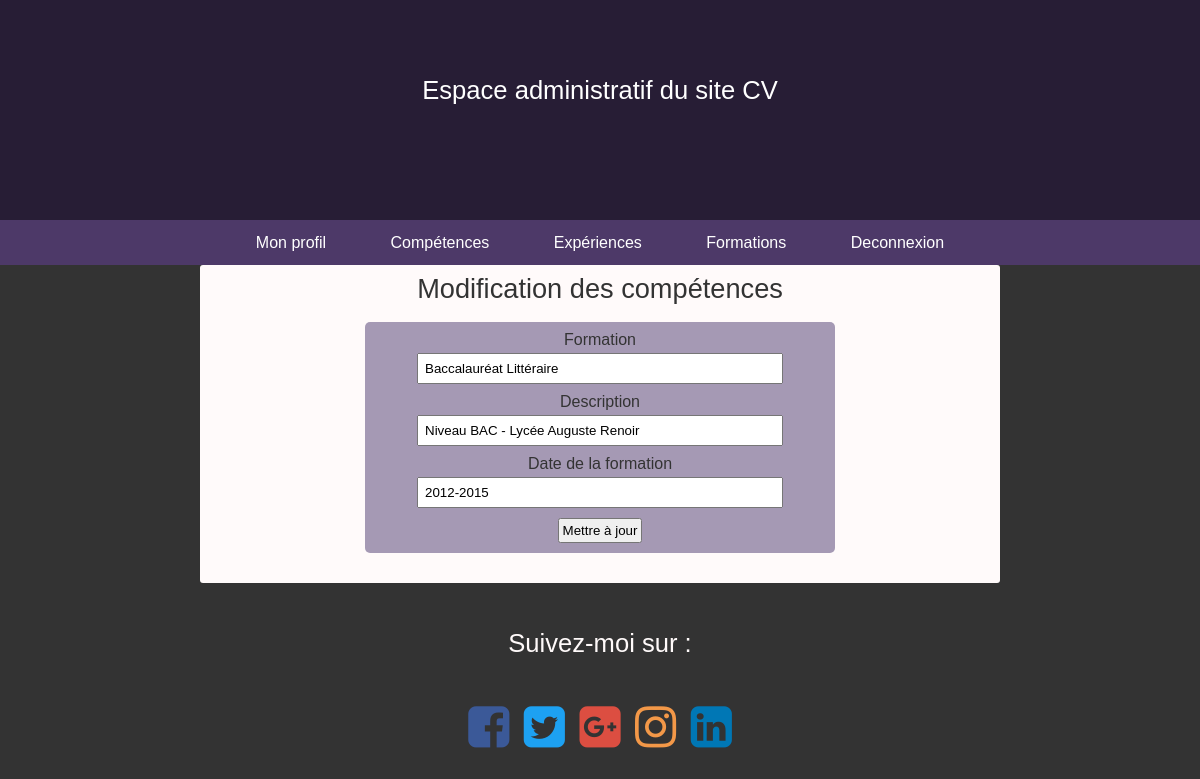
/modifier_f.php?id_formation=1 (signed in), run on the app's committed database.
### tables this page shows
CREATE TABLE `formation` (
  `id_formation` int(11) NOT NULL,
  `formation` varchar(255) NOT NULL,
  `description` varchar(255) NOT NULL,
  `dates_formation` varchar(255) NOT NULL,
  `lieu` varchar(255) NOT NULL
);

### modifier_f.php (the view, shortened to what this page needs)
<?php session_start(); require_once('inc/connexion.php') ?>
<?php
	$id_formation = $_GET['id_formation'];
?>
<?php require_once('inc/haut.inc.php') ?>
	<?php
		$query = $bdd -> query("SELECT * FROM formation WHERE id_formation = '$id_formation' ");
		$ligne_c = $query -> fetch();
	?>
<h1>Modification des compétences</h1>
<form id="formulaire" method="post">
		<label>Formation</label><br>
		<input class="formation" type="text" name="formation" placeholder="Insérer une formation..." value="<?= $ligne_c['formation'] ?>"><br>
		<label>Description</label><br>
		<input class="description" type="text" name="description" value="<?= $ligne_c['description'] ?>"><br>
		<label>Date de la formation</label><br>
		<input class="dates_formation" type="text" name="dates_formation" value="<?= $ligne_c['dates_formation'] ?>"><br>
		<input class="submit" type="submit" value="Mettre à jour">
</form>
<?php require_once('inc/bas.inc.php') ?>

### css/style.css (style rules this page uses)
html, body, div, span, applet, object, iframe, h1, h2, h3, h4, h5, h6, p, blockquote, pre, a, abbr, acronym, address, big, cite, code, del, dfn, em, img, ins, kbd, q, s, samp, small, strike, strong, sub, sup, tt, var, b, u, i, center, dl, dt, dd, ol, ul, li, fieldset, form, label, legend, table, caption, tbody, tfoot, thead, tr, th, td, article, aside, canvas, details, embed, figure, figcaption, footer, header, hgroup, menu, nav, output, ruby, section, summary, time, mark, audio, video { margin: 0; padding: 0; font-size: 100%; font: inherit; vertical-align: baseline; }
body { line-height: 1; }
body { font-family: 'Raleway', sans-serif; background: #333; color: #333; }
#main-content h1 { text-align: center; font-size: 1.7em; margin-bottom: 20px; }
#formulaire { background: #A599B4; padding: 10px; width: 450px; margin: 20px auto; border-radius: 5px; text-align: center; }
label { margin-bottom: 5px; }
.submit { padding: 3px; cursor: pointer; }
#formulaire .formation, .description, .dates_formation { width: 350px; margin: 5px 0 10px; padding: 6px; }

### data on the page
formation: formation "Baccalauréat Littéraire", description "Niveau BAC - Lycée Auguste Renoir", dates_formation "2012-2015"
